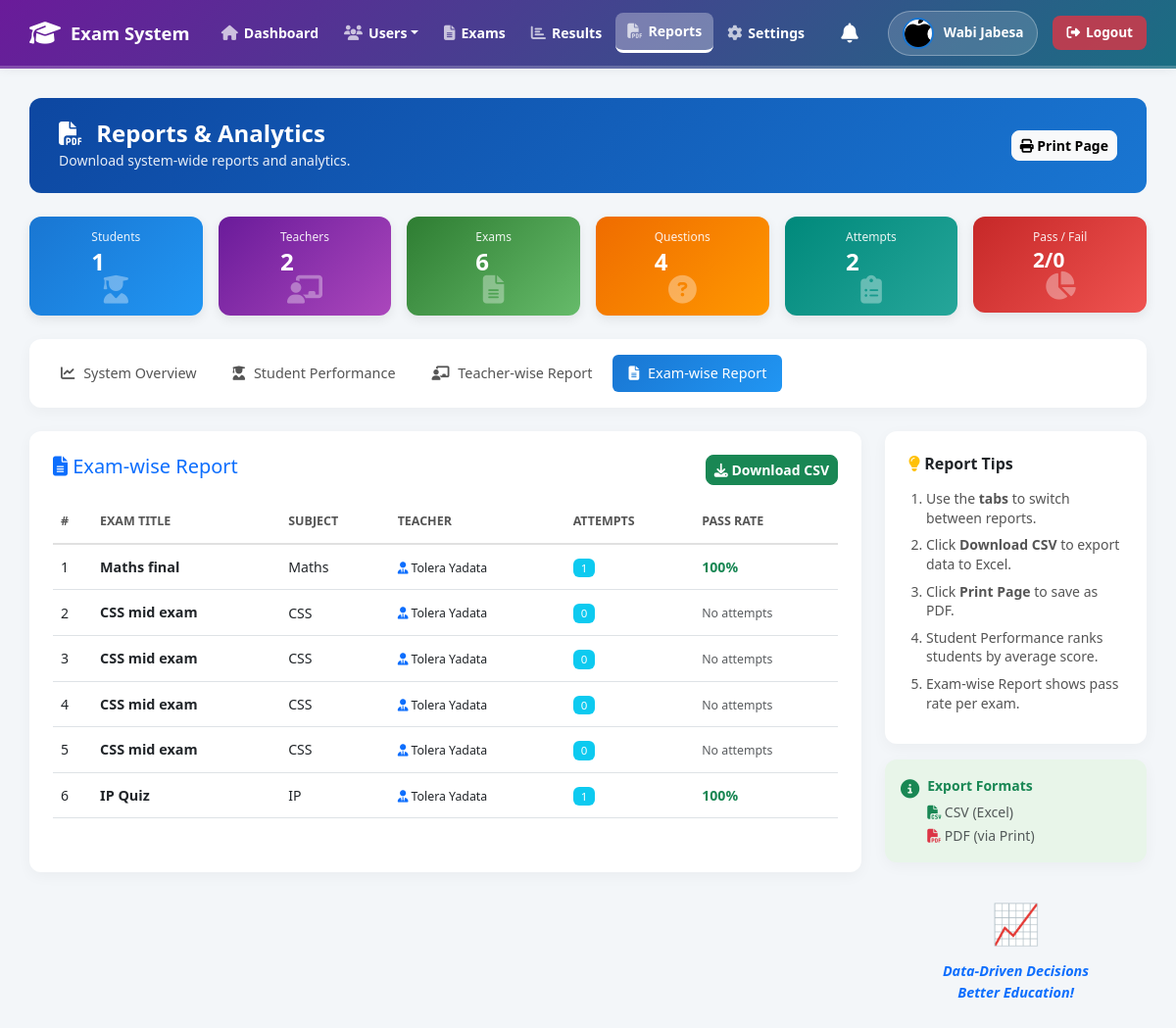
The page /admin/reports.php?type=exams (signed in) on the database its author committed.
### tables this page shows
CREATE TABLE `users` (
  `user_id` int(11) NOT NULL,
  `name` varchar(100) NOT NULL,
  `email` varchar(100) NOT NULL,
  `username` varchar(50) NOT NULL,
  `password` varchar(255) NOT NULL,
  `role` varchar(20) NOT NULL,
  `status` varchar(10) DEFAULT 'Active',
  `created_at` datetime DEFAULT current_timestamp(),
  `profile_image` varchar(255) DEFAULT NULL
);

CREATE TABLE `exams` (
  `exam_id` int(11) NOT NULL,
  `title` varchar(100) NOT NULL,
  `subject` varchar(100) NOT NULL,
  `exam_type` varchar(50) NOT NULL,
  `duration_minutes` int(11) NOT NULL,
  `start_time` datetime NOT NULL,
  `end_time` datetime NOT NULL,
  `description` text DEFAULT NULL,
  `created_by` int(11) NOT NULL,
  `created_at` datetime DEFAULT current_timestamp(),
  `status` varchar(20) DEFAULT 'Draft',
  `total_questions` int(11) DEFAULT 0
);

### admin/reports.php (the view, shortened to what this page needs)
<?php
require_once ROOT_PATH . '/db_connect.php';
include ROOT_PATH . '/includes/header.php';
$report_type = isset($_GET['type']) ? $_GET['type'] : 'overview';
$total_students = $conn->query("SELECT COUNT(*) as c FROM users WHERE role='Student'")->fetch_assoc()['c'];
$total_teachers = $conn->query("SELECT COUNT(*) as c FROM users WHERE role='Teacher'")->fetch_assoc()['c'];
$total_exams = $conn->query("SELECT COUNT(*) as c FROM exams")->fetch_assoc()['c'];
$total_questions = $conn->query("SELECT COUNT(*) as c FROM questions")->fetch_assoc()['c'];
$total_attempts = $conn->query("SELECT COUNT(*) as c FROM attempts WHERE status='Completed'")->fetch_assoc()['c'];
$passed = 0; $failed = 0;
$stats = $conn->query("
    SELECT a.score,
    (SELECT IFNULL(SUM(marks),1) FROM questions q WHERE q.exam_id = a.exam_id) as t_marks
    FROM attempts a WHERE a.status='Completed'
");
while ($r = $stats->fetch_assoc()) {
    $pct = ($r['t_marks'] > 0) ? ($r['score'] / $r['t_marks']) * 100 : 0;
    if ($pct >= 50) $passed++; else $failed++;
}
?>
<div class="main-content">
    <div class="page-header-box d-flex justify-content-between align-items-center mb-4">
        <div>
            <h4 class="m-0 fw-bold"><i class="fas fa-file-pdf me-2"></i> Reports & Analytics</h4>
            <small>Download system-wide reports and analytics.</small>
        </div>
        <div>
            <button onclick="window.print()" class="btn btn-light btn-sm">
                <i class="fas fa-print"></i> Print Page
            </button>
        </div>
    </div>
    <div class="row g-3 mb-4">
        <div class="col-md-2">
            <div class="card summary-card" style="background: linear-gradient(135deg, #1976d2, #2196f3);">
                <div><small>Students</small><h3><?php echo $total_students; ?></h3></div>
                <i class="fas fa-user-graduate"></i>
            </div>
        </div>
        <div class="col-md-2">
            <div class="card summary-card" style="background: linear-gradient(135deg, #6a1b9a, #ab47bc);">
                <div><small>Teachers</small><h3><?php echo $total_teachers; ?></h3></div>
                <i class="fas fa-chalkboard-teacher"></i>
            </div>
        </div>
        <div class="col-md-2">
            <div class="card summary-card" style="background: linear-gradient(135deg, #2e7d32, #66bb6a);">
                <div><small>Exams</small><h3><?php echo $total_exams; ?></h3></div>
                <i class="fas fa-file-alt"></i>
            </div>
        </div>
        <div class="col-md-2">
            <div class="card summary-card" style="background: linear-gradient(135deg, #ef6c00, #ff9800);">
                <div><small>Questions</small><h3><?php echo $total_questions; ?></h3></div>
                <i class="fas fa-question-circle"></i>
            </div>
        </div>
        <div class="col-md-2">
            <div class="card summary-card" style="background: linear-gradient(135deg, #00897b, #26a69a);">
                <div><small>Attempts</small><h3><?php echo $total_attempts; ?></h3></div>
                <i class="fas fa-clipboard-list"></i>
            </div>
        </div>
        <div class="col-md-2">
            <div class="card summary-card" style="background: linear-gradient(135deg, #c62828, #ef5350);">
                <div><small>Pass / Fail</small><h3 style="font-size:1.3rem;"><?php echo $passed; ?>/<?php echo $failed; ?></h3></div>
                <i class="fas fa-chart-pie"></i>
            </div>
        </div>
    </div>
    <div class="card p-3 mb-4">
        <ul class="nav nav-pills">
            <li class="nav-item">
                <a class="nav-link <?php echo ($report_type == 'overview') ? 'active' : ''; ?>" href="?type=overview">
                    <i class="fas fa-chart-line"></i> System Overview
                </a>
            </li>
            <li class="nav-item">
                <a class="nav-link <?php echo ($report_type == 'students') ? 'active' : ''; ?>" href="?type=students">
                    <i class="fas fa-user-graduate"></i> Student Performance
                </a>
            </li>
            <li class="nav-item">
                <a class="nav-link <?php echo ($report_type == 'teachers') ? 'active' : ''; ?>" href="?type=teachers">
                    <i class="fas fa-chalkboard-teacher"></i> Teacher-wise Report
                </a>
            </li>
            <li class="nav-item">
                <a class="nav-link <?php echo ($report_type == 'exams') ? 'active' : ''; ?>" href="?type=exams">
                    <i class="fas fa-file-alt"></i> Exam-wise Report
                </a>
            </li>
        </ul>
    </div>
    <div class="row g-4">
        <div class="col-lg-9">
            <div class="card p-4" style="min-height: 450px;">
                <?php if ($report_type == 'exams'): ?>
                    <div class="d-flex justify-content-between mb-3">
                        <h5 class="text-primary mb-0"><i class="fas fa-file-alt"></i> Exam-wise Report</h5>
                        <button onclick="exportTableToCSV('examsTable', 'exam_report')" class="btn btn-sm btn-success">
                            <i class="fas fa-download"></i> Download CSV
                        </button>
                    </div>
                    <table class="table table-hover align-middle" id="examsTable">
                        <thead>
                            <tr>
                                <th>#</th>
                                <th>Exam Title</th>
                                <th>Subject</th>
                                <th>Teacher</th>
                                <th>Attempts</th>
                                <th>Pass Rate</th>
                            </tr>
                        </thead>
                        <tbody>
                            <?php
                            $exams = $conn->query("
                                SELECT e.exam_id, e.title, e.subject, u.name as teacher_name,
                                (SELECT COUNT(*) FROM attempts a WHERE a.exam_id = e.exam_id AND a.status='Completed') as total_attempts,
                                (SELECT COUNT(*) FROM attempts a WHERE a.exam_id = e.exam_id AND a.status='Completed' AND (a.score / (SELECT IFNULL(SUM(marks),1) FROM questions q WHERE q.exam_id = e.exam_id)) >= 0.5) as passed_count,
                                (SELECT IFNULL(SUM(marks),1) FROM questions q WHERE q.exam_id = e.exam_id) as t_marks
                                FROM exams e JOIN users u ON e.created_by = u.user_id ORDER BY e.exam_id DESC
                            ");
                            $i = 1;
                            while ($e = $exams->fetch_assoc()):
                                $pass_rate = ($e['total_attempts'] > 0) ? round(($e['passed_count'] / $e['total_attempts']) * 100) : 0;
                            ?>
                                <tr>
                                    <td><?php echo $i++; ?></td>
                                    <td><strong style="font-size:0.9rem;"><?php echo htmlspecialchars($e['title']); ?></strong></td>
                                    <td><?php echo htmlspecialchars($e['subject']); ?></td>
                                    <td><small><i class="fas fa-user-tie text-primary"></i> <?php echo htmlspecialchars($e['teacher_name']); ?></small></td>
                                    <td><span class="badge bg-info text-white"><?php echo $e['total_attempts']; ?></span></td>
                                    <td>
                                        <?php if ($e['total_attempts'] > 0): ?>
                                            <strong class="text-<?php echo ($pass_rate >= 50) ? 'success' : 'danger'; ?>"><?php echo $pass_rate; ?>%</strong>
                                        <?php else: ?>
                                            <span class="text-muted small">No attempts</span>
                                        <?php endif; ?>
                                    </td>
                                </tr>
                            <?php endwhile; ?>
                        </tbody>
                    </table>
                <?php endif; ?>
            </div>
        </div>
        <div class="col-lg-3">
            <div class="card p-4 mb-3">
                <h6 class="fw-bold mb-3"><i class="fas fa-lightbulb text-warning"></i> Report Tips</h6>
                <ol class="tips-list small">
                    <li>Use the <strong>tabs</strong> to switch between reports.</li>
                    <li>Click <strong>Download CSV</strong> to export data to Excel.</li>
                    <li>Click <strong>Print Page</strong> to save as PDF.</li>
                    <li>Student Performance ranks students by average score.</li>
                    <li>Exam-wise Report shows pass rate per exam.</li>
                </ol>
            </div>
            <div class="card p-3 mb-3" style="background:#e8f5e9;">
                <div class="d-flex align-items-start">
                    <i class="fas fa-info-circle text-success me-2 mt-1" style="font-size:1.2rem;"></i>
                    <div>
                        <strong class="text-success small d-block mb-1">Export Formats</strong>
                        <small class="text-muted">
                            <i class="fas fa-file-csv text-success"></i> CSV (Excel)<br>
                            <i class="fas fa-file-pdf text-danger"></i> PDF (via Print)
                        </small>
                    </div>
                </div>
            </div>
            <div class="text-center py-3">
                <div style="font-size:2.5rem; color:#1976d2;">📈</div>
                <p class="text-primary fst-italic fw-bold mt-2 mb-0" style="font-size:0.9rem;">
                    Data-Driven Decisions<br>Better Education!
                </p>
            </div>
        </div>
    </div>
</div>
<?php include ROOT_PATH . '/includes/footer.php'; ?>

### includes/header.php (shortened to what this page needs)
<?php
$header_img = null;
if (isset($conn) && isset($_SESSION['user_id'])) {
    $header_uid = $_SESSION['user_id'];
    $header_img_q = $conn->query("SELECT profile_image FROM users WHERE user_id = $header_uid");
    $header_img = ($header_img_q && $header_img_q->num_rows > 0) ? $header_img_q->fetch_assoc()['profile_image'] : null;
}
$base_path = (strpos($_SERVER['PHP_SELF'], '/admin/') !== false ||
              strpos($_SERVER['PHP_SELF'], '/teacher/') !== false ||
              strpos($_SERVER['PHP_SELF'], '/student/') !== false ||
              strpos($_SERVER['PHP_SELF'], '/shared/') !== false) ? "../" : "";
?>
<!DOCTYPE html>
<html lang="en">
<head>
    <link href="https://cdn.jsdelivr.net/npm/bootstrap@5.3.0/dist/css/bootstrap.min.css" rel="stylesheet">
    <link rel="stylesheet" href="https://cdnjs.cloudflare.com/ajax/libs/font-awesome/6.4.0/css/all.min.css">
</head>
<body>
<div class="top-navbar">
    <a href="<?php echo $base_path; ?>index.php" class="nav-brand">
        <i class="fas fa-graduation-cap"></i> Exam System
    </a>
    <div class="nav-menu">
        <?php include ROOT_PATH . '/includes/sidebar.php'; ?>
    </div>
    <div class="user-menu">
        <div class="nav-dropdown" style="margin-right: 10px;">
            <a href="#" class="dropdown-toggle bell-icon" data-bs-toggle="dropdown" aria-expanded="false" style="text-decoration: none; color: #555; position: relative; padding: 5px;">
                <i class="fas fa-bell fa-lg"></i>
            </a>
        </div>
        <div class="user-badge">
            <?php if (!empty($header_img)): ?>
                <img src="<?php echo $base_path; ?>assets/uploads/<?php echo htmlspecialchars($header_img); ?>" alt="Profile">
            <?php else: ?>
                <i class="fas fa-user-circle"></i>
            <?php endif; ?>
            <span><?php echo htmlspecialchars($_SESSION['name']); ?></span>
        </div>
        <a href="<?php echo $base_path; ?>logout.php" class="logout-btn">
            <i class="fas fa-sign-out-alt"></i> Logout
        </a>
    </div>
</div>

### admin/reports.php (style rules this page uses)
.page-header-box { background: linear-gradient(135deg, #0d47a1, #1976d2); color: white; padding: 22px 30px; border-radius: 12px; }
.page-header-box small { opacity: 0.9; }
.summary-card { display: flex; justify-content: space-between; align-items: center; padding: 12px 15px; color: white; border-radius: 12px; box-shadow: 0 4px 12px rgba(0,0,0,0.08); }
.summary-card small { font-size: 0.75rem; opacity: 0.9; display: block; margin-bottom: 2px; }
.summary-card h3 { font-weight: 700; margin: 0; font-size: 1.5rem; }
.summary-card i { font-size: 1.8rem; opacity: 0.35; }
.table th { font-weight: 600; font-size: 0.78rem; color: #555; border-top: none; text-transform: uppercase; padding: 12px 8px; }
.table td { font-size: 0.88rem; vertical-align: middle; padding: 12px 8px; }
.tips-list { padding-left: 18px; margin-bottom: 0; }
.tips-list li { margin-bottom: 8px; color: #555; line-height: 1.4; }
.nav-pills .nav-link { color: #555; font-size: 0.9rem; font-weight: 500; margin-right: 5px; }
.nav-pills .nav-link.active { background: linear-gradient(135deg, #1976d2, #2196f3); color: white; }
.nav-pills .nav-link i { margin-right: 5px; }
.badge { font-size: 0.72rem; padding: 4px 8px; font-weight: 500; }

### rows shown on the page
users: profile_image (picture)
exams: title "Maths final", subject "Maths", created_by.name "Tolera Yadata", total_attempts "1", pass_rate "100"
exams: title "CSS mid exam", subject "CSS", created_by.name "Tolera Yadata", total_attempts "0", shows "No attempts"
exams: title "CSS mid exam", subject "CSS", created_by.name "Tolera Yadata", total_attempts "0", shows "No attempts"
exams: title "CSS mid exam", subject "CSS", created_by.name "Tolera Yadata", total_attempts "0", shows "No attempts"
exams: title "CSS mid exam", subject "CSS", created_by.name "Tolera Yadata", total_attempts "0", shows "No attempts"
exams: title "IP Quiz", subject "IP", created_by.name "Tolera Yadata", total_attempts "1", pass_rate "100"

### other values the page prints
$_SESSION['name'] "Wabi Jabesa"
$total_students "1"
$total_teachers "2"
$total_exams "6"
$total_questions "4"
$total_attempts "2"
$passed "2"
$failed "0"
